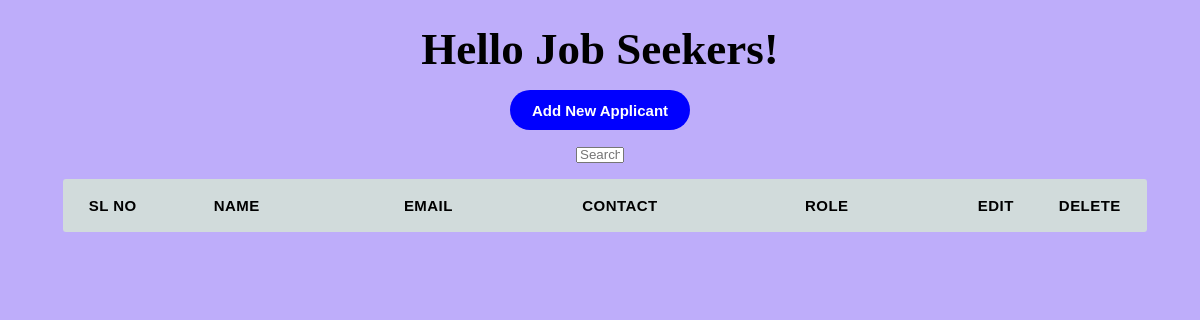
/jobapp/, run on an earlier commit of the app's database.
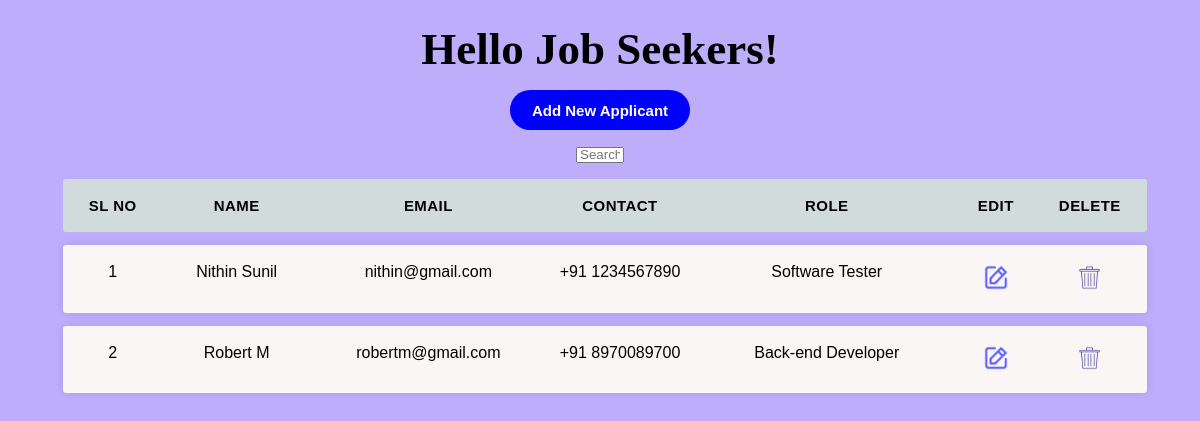
And on a later commit of the database.
### jobApp/models.py (models this page shows, shortened)
class ApplicantDetailsModel(models.Model):
    def validate_full_name(name):
        full_name_regex = r"^[A-Za-z]+( [A-Za-z]+)?( [A-Za-z]+)?$"
        matchs = re.match(full_name_regex, name)
        if (
            (name == "")
            or (name == None)
            or (matchs is None)
            or (len(name) < 3)
            or len(name) > 75
        ):
            raise ValidationError(
                f"{name} is invalid, it may contain numbers or special chracters"
            )
    def validate_phone_number(number):
        phone_pattern = r"^\d{10}$"
        matchs = re.match(phone_pattern, number)
        if (number == "") or (matchs is None):
            raise ValidationError(
                f"{number} is invalid, only digits from 0 to 9 are allowed"
            )
    def validate_date_of_birth(dob):
        today = date.today()
        age = (today - dob).days // 365.25
        if dob == "" or dob == None or int(age) < 18:
            raise ValidationError(
                "Invalid Date of Birth, applicant must be minimum 18 years old"
            )
    full_name = models.CharField(
        max_length=75, null=False, validators=[validate_full_name]
    )
    country_code_choices = [
        ("+91", "+91"),
        ("+1", "+1"),
    ]
    country_code = models.CharField(
        max_length=3, null=False, choices=country_code_choices, default="+91"
    )
    phone_number = models.CharField(
        max_length=10, null=False, unique=True, validators=[validate_phone_number]
    )
    email_id = models.EmailField(max_length=254, null=False, unique=True)
    dob = models.DateField(null=False, validators=[validate_date_of_birth])
    gender_choices = [
        ("Male", "Male"),
        ("Female", "Female"),
        ("Others", "Others"),
    ]
    gender = models.CharField(
        max_length=7, null=True, blank=False, choices=gender_choices, default=None
    )
    years_choices = [
        ("", "Years"),
        ("0", "Fresher"),
        ("1", "1"),
        ("2", "2"),
        ("3", "3"),
        ("4", "4"),
        ("5", "5"),
        ("6", "6"),
        ("7", "7"),
        ("8", "8"),
        ("9", "9"),
        ("9+", "9+"),
    ]
    years = models.CharField(max_length=2, null=True, blank=True, choices=years_choices)
    months_choices = [
        ("", "Months"),
        ("0", "Fresher"),
        ("1", "1"),
        ("2", "2"),
        ("3", "3"),
        ("4", "4"),
        ("5", "5"),
        ("6", "6"),
        ("7", "7"),
        ("8", "8"),
        ("9", "9"),
        ("9+", "9+"),
    ]
    months = models.CharField(
        max_length=2, null=True, blank=True, choices=months_choices
    )
    job_choices = [
        ("", "Role"),
        ("UI/UX Designer", "UI/UX Designer"),
        ("Front-end Developer", "Front-end Developer"),
        ("Back-end Developer", "Back-end Developer"),
        ("Software Tester", "Software Tester"),
        ("Project Manager", "Project Manager"),
    ]
    job_role = models.CharField(max_length=30, null=False, choices=job_choices)
    address_line_1 = models.CharField(max_length=200, null=True, blank=True)
    address_line_2 = models.CharField(max_length=100, null=True, blank=True)
    city = models.CharField(max_length=30, null=True, blank=True)
    state = models.CharField(max_length=30, null=True, blank=True)
    country = models.CharField(max_length=30, null=True, blank=True)
    zip_code = models.CharField(max_length=6, null=True, blank=True)

### jobApp/views.py (the view)
# urls.py: path("", views.ApplicantsListView.as_view(), name="index"),
class ApplicantsListView(ListView):
    model = ApplicantDetailsModel
    template_name = "jobapp/HomePage.html"
    context_object_name = (
        "values"  # the name of iterable used for displaying data in the HTML page
    )
    def get_queryset(self):
        return ApplicantDetailsModel.objects.all().order_by("-id")

### templates/jobapp/HomePage.html (shortened to what this page needs)
{% load static %}
<!DOCTYPE html>
<html lang="en">
<head>
    <link rel="stylesheet" href="{% static "css/HomePageCSS.css" %}">
</head>
<body>
    <div id="field-row">
        <h2 class="title">Hello Job Seekers!</h2>
    </div>
    <div id="field-row">
        <form action="{% url 'add' %}">
            <input type="submit" value="Add New Applicant" class="btn">
        </form>
    </div>
    <div id="field-row">
        <form action="">
            <input type="text" placeholder="Search.." class="search">
        </form>
    </div>
    <div class="container">
        <ul class="listing-table">
          <li class="table-header">
            <div class="col-1">Sl No</div>
            <div class="col-2">Name</div>
            <div class="col-3">Email</div>
            <div class="col-4">Contact</div>
            <div class="col-5">Role</div>
            <div class="col-6">Edit</div>
            <div class="col-7">Delete</div>
          </li>
          {% for value in values %}
          <li class="table-row">
              <div class="col-1">{{forloop.counter}}</div>
              <div class="col-2">{{value.full_name}}</div>
              <div class="col-3">{{value.email_id}}</div>
              <div class="col-4">{{value.country_code}} {{value.phone_number}}</div>
              <div class="col-5">{{value.job_role}}</div>
              <div class="col-6">
                  <form action="{% url 'update' value.id %}">
                  <button type="submit" class="bttn"><img src="{% static 'icons/edit_icon.png'%}"></button>
                  </form>
              </div>
              <div class="col-7">
                  <form action="{% url 'delete' value.id %}">
                    <button type="submit" class="bttn"><img src="{% static 'icons/delete.png'%}"></button>
                  </form>
              </div>
          </li>
          {% endfor %}
        </ul>
      </div>
</body>
</html>

What changed in the data, as far as the page shows it:
added ApplicantDetailsModel: full_name "Nithin Sunil", email_id "nithin@gmail.com", country_code "+91", phone_number "1234567890", job_role "Software Tester"
added ApplicantDetailsModel: full_name "Robert M", email_id "robertm@gmail.com", country_code "+91", phone_number "8970089700", job_role "Back-end Developer"
